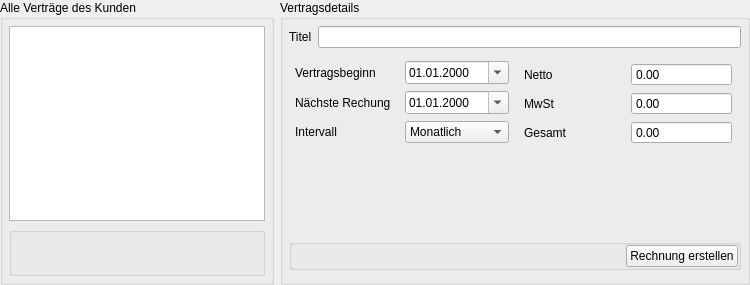
                    <widget class="QWidget" name="widget_53" native="true">
                     <property name="sizePolicy">
                      <sizepolicy hsizetype="Preferred" vsizetype="Preferred">
                       <horstretch>0</horstretch>
                       <verstretch>50</verstretch>
                      </sizepolicy>
                     </property>
                     <layout class="QHBoxLayout" name="horizontalLayout_42">
                      <property name="margin">
                       <number>0</number>
                      </property>
                      <item>
                       <widget class="QGroupBox" name="groupBox_9">
                        <property name="sizePolicy">
                         <sizepolicy hsizetype="Preferred" vsizetype="Preferred">
                          <horstretch>0</horstretch>
                          <verstretch>0</verstretch>
                         </sizepolicy>
                        </property>
                        <property name="title">
                         <string>Alle Verträge des Kunden</string>
                        </property>
                        <layout class="QVBoxLayout" name="verticalLayout_37">
                         <property name="margin">
                          <number>6</number>
                         </property>
                         <item>
                          <widget class="MultiViewTable" name="contractTable">
                           <property name="sizePolicy">
                            <sizepolicy hsizetype="Expanding" vsizetype="Expanding">
                             <horstretch>0</horstretch>
                             <verstretch>30</verstretch>
                            </sizepolicy>
                           </property>
                           <property name="dataView" stdset="0">
                            <bool>true</bool>
                           </property>
                           <property name="dbColumns" stdset="0">
                            <stringlist>
                             <string>value.title:Titel</string>
                             <string>value.interval:Rechnungsintervall</string>
                             <string>&lt;date&gt;value.nextInvoice:Nächste Rechnung</string>
                            </stringlist>
                           </property>
                           <property name="viewIdentifier" stdset="0">
                            <string>ccView</string>
                           </property>
                           <property name="doubleClickAction" stdset="0">
                            <string>DocumentBehavior.In.Edit</string>
                           </property>
                           <property name="context" stdset="0">
                            <string>CONTRACT</string>
                           </property>
                           <property name="keyCodeActions" stdset="0">
                            <stringlist>
                             <string>Key_I:OpenInBrowserBehavior.In.Open</string>
                            </stringlist>
                           </property>
                           <property name="viewArguments" stdset="0">
                            <stringlist/>
                           </property>
                           <property name="view" stdset="0">
                            <string>_design/couchapp/_view/customerContracts</string>
                           </property>
                          </widget>
                         </item>
                         <item>
                          <widget class="QGroupBox" name="groupBox_12">
                           <property name="title">
                            <string/>
                           </property>
                           <layout class="QVBoxLayout" name="verticalLayout_9">
                            <property name="spacing">
                             <number>0</number>
                            </property>
                            <property name="margin">
                             <number>0</number>
                            </property>
                            <item>
                             <widget class="QWidget" name="widget_58" native="true">
                              <layout class="QHBoxLayout" name="horizontalLayout_48">
                               <property name="spacing">
                                <number>0</number>
                               </property>
                               <property name="margin">
                                <number>0</number>
                               </property>
                               <item>
                                <widget class="ActionButton" name="contractButtonRefresh">
                                 <property name="minimumSize">
                                  <size>
                                   <width>40</width>
                                   <height>40</height>
                                  </size>
                                 </property>
                                 <property name="icon">
                                  <iconset resource="../../frontends/qt/resource.qrc">
                                   <normaloff>:/icons/images/refresh.png</normaloff>:/icons/images/refresh.png</iconset>
                                 </property>
                                 <property name="iconSize">
                                  <size>
                                   <width>32</width>
                                   <height>32</height>
                                  </size>
                                 </property>
                                 <property name="flat">
                                  <bool>true</bool>
                                 </property>
                                 <property name="context" stdset="0">
                                  <string>CONTRACT</string>
                                 </property>
                                 <property name="action" stdset="0">
                                  <string>MultiViewHandler.In.Refresh</string>
                                 </property>
                                 <property name="payload" stdset="0">
                                  <string>None</string>
                                 </property>
                                </widget>
                               </item>
                               <item>
                                <spacer name="horizontalSpacer_16">
                                 <property name="orientation">
                                  <enum>Qt::Horizontal</enum>
                                 </property>
                                 <property name="sizeHint" stdset="0">
                                  <size>
                                   <width>40</width>
                                   <height>20</height>
                                  </size>
                                 </property>
                                </spacer>
                               </item>
                               <item>
                                <widget class="ActionButton" name="contractButtonAdd">
                                 <property name="maximumSize">
                                  <size>
                                   <width>40</width>
                                   <height>40</height>
                                  </size>
                                 </property>
                                 <property name="text">
                                  <string/>
                                 </property>
                                 <property name="icon">
                                  <iconset resource="../../frontends/qt/resource.qrc">
                                   <normaloff>:/icons/images/add.png</normaloff>:/icons/images/add.png</iconset>
                                 </property>
                                 <property name="iconSize">
                                  <size>
                                   <width>32</width>
                                   <height>32</height>
                                  </size>
                                 </property>
                                 <property name="flat">
                                  <bool>true</bool>
                                 </property>
                                 <property name="context" stdset="0">
                                  <string>CUSTOMER</string>
                                 </property>
                                 <property name="action" stdset="0">
                                  <string>RelationBehavior.In.Add</string>
                                 </property>
                                 <property name="payload" stdset="0">
                                  <string>CONTRACT;customerID;{&quot;type&quot;:&quot;INVOICE&quot;,&quot;status&quot;:&quot;CONTRACT&quot;,&quot;invoiceNumber&quot;:&quot;-&quot;}</string>
                                 </property>
                                </widget>
                               </item>
                               <item>
                                <widget class="ActionButton" name="contractButtonDelete">
                                 <property name="maximumSize">
                                  <size>
                                   <width>40</width>
                                   <height>40</height>
                                  </size>
                                 </property>
                                 <property name="text">
                                  <string/>
                                 </property>
                                 <property name="icon">
                                  <iconset resource="../../frontends/qt/resource.qrc">
                                   <normaloff>:/icons/images/delete.png</normaloff>:/icons/images/delete.png</iconset>
                                 </property>
                                 <property name="iconSize">
                                  <size>
                                   <width>32</width>
                                   <height>32</height>
                                  </size>
                                 </property>
                                 <property name="flat">
                                  <bool>true</bool>
                                 </property>
                                 <property name="context" stdset="0">
                                  <string>CONTRACT</string>
                                 </property>
                                 <property name="enablePayloads" stdset="0">
                                  <stringlist>
                                   <string>View</string>
                                   <string>Edit</string>
                                   <string>Dirty</string>
                                  </stringlist>
                                 </property>
                                 <property name="action" stdset="0">
                                  <string>DocumentBehavior.In.Remove</string>
                                 </property>
                                </widget>
                               </item>
                              </layout>
                             </widget>
                            </item>
                           </layout>
                          </widget>
                         </item>
                        </layout>
                       </widget>
                      </item>
                      <item>
                       <widget class="QGroupBox" name="groupBox_11">
                        <property name="sizePolicy">
                         <sizepolicy hsizetype="Preferred" vsizetype="Preferred">
                          <horstretch>0</horstretch>
                          <verstretch>0</verstretch>
                         </sizepolicy>
                        </property>
                        <property name="minimumSize">
                         <size>
                          <width>470</width>
                          <height>0</height>
                         </size>
                        </property>
                        <property name="maximumSize">
                         <size>
                          <width>470</width>
                          <height>16777215</height>
                         </size>
                        </property>
                        <property name="title">
                         <string>Vertragsdetails</string>
                        </property>
                        <layout class="QVBoxLayout" name="verticalLayout_19">
                         <property name="margin">
                          <number>6</number>
                         </property>
                         <item>
                          <widget class="QWidget" name="widget_25" native="true">
                           <layout class="QHBoxLayout" name="horizontalLayout_13">
                            <property name="margin">
                             <number>0</number>
                            </property>
                            <item>
                             <widget class="QLabel" name="label_42">
                              <property name="text">
                               <string>Titel</string>
                              </property>
                             </widget>
                            </item>
                            <item>
                             <widget class="LineEdit" name="contractFieldTitle">
                              <property name="selectOnEdit" stdset="0">
                               <bool>true</bool>
                              </property>
                              <property name="path" stdset="0">
                               <string>title</string>
                              </property>
                              <property name="context" stdset="0">
                               <string>CONTRACT</string>
                              </property>
                             </widget>
                            </item>
                           </layout>
                          </widget>
                         </item>
                         <item>
                          <widget class="QWidget" name="widget_23" native="true">
                           <layout class="QHBoxLayout" name="horizontalLayout_10">
                            <property name="spacing">
                             <number>0</number>
                            </property>
                            <property name="margin">
                             <number>0</number>
                            </property>
                            <item>
                             <widget class="QWidget" name="widget_8" native="true">
                              <layout class="QGridLayout" name="gridLayout_2">
                               <property name="margin">
                                <number>6</number>
                               </property>
                               <item row="0" column="0">
                                <widget class="QLabel" name="label_3">
                                 <property name="text">
                                  <string>Vertragsbeginn</string>
                                 </property>
                                </widget>
                               </item>
                               <item row="0" column="1">
                                <widget class="DateEdit" name="contractDateContractStart">
                                 <property name="displayFormat">
                                  <string>dd.MM.yyyy</string>
                                 </property>
                                 <property name="calendarPopup">
                                  <bool>true</bool>
                                 </property>
                                 <property name="context" stdset="0">
                                  <string>CONTRACT</string>
                                 </property>
                                 <property name="path" stdset="0">
                                  <string>contract.startDate</string>
                                 </property>
                                </widget>
                               </item>
                               <item row="1" column="0">
                                <widget class="QLabel" name="label_10">
                                 <property name="text">
                                  <string>Nächste Rechung</string>
                                 </property>
                                </widget>
                               </item>
                               <item row="1" column="1">
                                <widget class="DateEdit" name="contractDateNextInvoice">
                                 <property name="displayFormat">
                                  <string>dd.MM.yyyy</string>
                                 </property>
                                 <property name="calendarPopup">
                                  <bool>true</bool>
                                 </property>
                                 <property name="context" stdset="0">
                                  <string>CONTRACT</string>
                                 </property>
                                 <property name="path" stdset="0">
                                  <string>contract.nextInvoice</string>
                                 </property>
                                </widget>
                               </item>
                               <item row="2" column="0">
                                <widget class="QLabel" name="label_27">
                                 <property name="text">
                                  <string>Intervall</string>
                                 </property>
                                </widget>
                               </item>
                               <item row="2" column="1">
                                <widget class="ComboBox" name="contractComboInterval">
                                 <property name="source" stdset="0">
                                  <string>intervals</string>
                                 </property>
                                 <property name="context" stdset="0">
                                  <string>CONTRACT</string>
                                 </property>
                                 <property name="path" stdset="0">
                                  <string>interval</string>
                                 </property>
                                 <item>
                                  <property name="text">
                                   <string>Monatlich</string>
                                  </property>
                                 </item>
                                </widget>
                               </item>
                              </layout>
                             </widget>
                            </item>
                            <item>
                             <widget class="QWidget" name="widget_24" native="true">
                              <layout class="QGridLayout" name="gridLayout">
                               <item row="0" column="0">
                                <widget class="QLabel" name="label_40">
                                 <property name="text">
                                  <string>Netto</string>
                                 </property>
                                </widget>
                               </item>
                               <item row="0" column="1">
                                <widget class="DoubleSpinBox" name="contractSpinnerNetto">
                                 <property name="readOnly">
                                  <bool>true</bool>
                                 </property>
                                 <property name="buttonSymbols">
                                  <enum>QAbstractSpinBox::NoButtons</enum>
                                 </property>
                                 <property name="maximum">
                                  <double>99999999.000000000000000</double>
                                 </property>
                                 <property name="context" stdset="0">
                                  <string>CONTRACT</string>
                                 </property>
                                 <property name="path" stdset="0">
                                  <string>netto</string>
                                 </property>
                                </widget>
                               </item>
                               <item row="1" column="0">
                                <widget class="QLabel" name="label_36">
                                 <property name="text">
                                  <string>MwSt</string>
                                 </property>
                                </widget>
                               </item>
                               <item row="1" column="1">
                                <widget class="DoubleSpinBox" name="contractSpinnerVAT">
                                 <property name="readOnly">
                                  <bool>true</bool>
                                 </property>
                                 <property name="buttonSymbols">
                                  <enum>QAbstractSpinBox::NoButtons</enum>
                                 </property>
                                 <property name="maximum">
                                  <double>99999999.000000000000000</double>
                                 </property>
                                 <property name="context" stdset="0">
                                  <string>CONTRACT</string>
                                 </property>
                                 <property name="path" stdset="0">
                                  <string>vat</string>
                                 </property>
                                </widget>
                               </item>
                               <item row="2" column="0">
                                <widget class="QLabel" name="label_38">
                                 <property name="text">
                                  <string>Gesamt</string>
                                 </property>
                                </widget>
                               </item>
                               <item row="2" column="1">
                                <widget class="DoubleSpinBox" name="contractSpinnerBrutto">
                                 <property name="readOnly">
                                  <bool>true</bool>
                                 </property>
                                 <property name="buttonSymbols">
                                  <enum>QAbstractSpinBox::NoButtons</enum>
                                 </property>
                                 <property name="maximum">
                                  <double>99999999.000000000000000</double>
                                 </property>
                                 <property name="context" stdset="0">
                                  <string>CONTRACT</string>
                                 </property>
                                 <property name="path" stdset="0">
                                  <string>brutto</string>
                                 </property>
                                </widget>
                               </item>
                              </layout>
                             </widget>
                            </item>
                           </layout>
                          </widget>
                         </item>
                         <item>
                          <spacer name="verticalSpacer_13">
                           <property name="orientation">
                            <enum>Qt::Vertical</enum>
                           </property>
                           <property name="sizeHint" stdset="0">
                            <size>
                             <width>20</width>
                             <height>40</height>
                            </size>
                           </property>
                          </spacer>
                         </item>
                         <item>
                          <spacer name="verticalSpacer_7">
                           <property name="orientation">
                            <enum>Qt::Vertical</enum>
                           </property>
                           <property name="sizeHint" stdset="0">
                            <size>
                             <width>20</width>
                             <height>40</height>
                            </size>
                           </property>
                          </spacer>
                         </item>
                         <item>
                          <widget class="QGroupBox" name="groupBox_30">
                           <property name="title">
                            <string/>
                           </property>
                           <layout class="QHBoxLayout" name="horizontalLayout_50">
                            <property name="spacing">
                             <number>0</number>
                            </property>
                            <property name="margin">
                             <number>0</number>
                            </property>
                            <item>
                             <spacer name="horizontalSpacer_17">
                              <property name="orientation">
                               <enum>Qt::Horizontal</enum>
                              </property>
                              <property name="sizeHint" stdset="0">
                               <size>
                                <width>40</width>
                                <height>0</height>
                               </size>
                              </property>
                             </spacer>
                            </item>
                            <item>
                             <widget class="ActionButton" name="contractButtonEdit">
                              <property name="maximumSize">
                               <size>
                                <width>40</width>
                                <height>40</height>
                               </size>
                              </property>
                              <property name="text">
                               <string/>
                              </property>
                              <property name="icon">
                               <iconset resource="../../frontends/qt/resource.qrc">
                                <normaloff>:/icons/images/edit.png</normaloff>:/icons/images/edit.png</iconset>
                              </property>
                              <property name="iconSize">
                               <size>
                                <width>32</width>
                                <height>32</height>
                               </size>
                              </property>
                              <property name="flat">
                               <bool>true</bool>
                              </property>
                              <property name="context" stdset="0">
                               <string>CONTRACT</string>
                              </property>
                              <property name="enablePayloads" stdset="0">
                               <stringlist>
                                <string>View</string>
                               </stringlist>
                              </property>
                              <property name="action" stdset="0">
                               <string>DocumentBehavior.In.Edit</string>
                              </property>
                             </widget>
                            </item>
                            <item>
                             <widget class="ActionButton" name="contractButtonSave">
                              <property name="maximumSize">
                               <size>
                                <width>40</width>
                                <height>40</height>
                               </size>
                              </property>
                              <property name="text">
                               <string/>
                              </property>
                              <property name="icon">
                               <iconset resource="../../frontends/qt/resource.qrc">
                                <normaloff>:/icons/images/save.png</normaloff>:/icons/images/save.png</iconset>
                              </property>
                              <property name="iconSize">
                               <size>
                                <width>32</width>
                                <height>32</height>
                               </size>
                              </property>
                              <property name="flat">
                               <bool>true</bool>
                              </property>
                              <property name="context" stdset="0">
                               <string>CONTRACT</string>
                              </property>
                              <property name="enablePayloads" stdset="0">
                               <stringlist>
                                <string>Dirty</string>
                                <string>New</string>
                               </stringlist>
                              </property>
                              <property name="action" stdset="0">
                               <string>DocumentBehavior.In.Save</string>
                              </property>
                             </widget>
                            </item>
                            <item>
                             <widget class="ActionButton" name="contractButtonRollback">
                              <property name="maximumSize">
                               <size>
                                <width>40</width>
                                <height>40</height>
                               </size>
                              </property>
                              <property name="text">
                               <string/>
                              </property>
                              <property name="icon">
                               <iconset resource="../../frontends/qt/resource.qrc">
                                <normaloff>:/icons/images/cancel.png</normaloff>:/icons/images/cancel.png</iconset>
                              </property>
                              <property name="iconSize">
                               <size>
                                <width>32</width>
                                <height>32</height>
                               </size>
                              </property>
                              <property name="flat">
                               <bool>true</bool>
                              </property>
                              <property name="context" stdset="0">
                               <string>CONTRACT</string>
                              </property>
                              <property name="enablePayloads" stdset="0">
                               <stringlist>
                                <string>Dirty</string>
                                <string>New</string>
                                <string>Edit</string>
                               </stringlist>
                              </property>
                              <property name="action" stdset="0">
                               <string>DocumentBehavior.In.Rollback</string>
                              </property>
                             </widget>
                            </item>
                            <item>
                             <widget class="ActionButton" name="contractButtonCreateInvoice">
                              <property name="text">
                               <string>Rechnung erstellen</string>
                              </property>
                              <property name="context" stdset="0">
                               <string>CONTRACT</string>
                              </property>
                              <property name="enablePayloads" stdset="0">
                               <stringlist>
                                <string>View</string>
                               </stringlist>
                              </property>
                              <property name="tab" stdset="0">
                               <string>CUSTOMER:customer.0</string>
                              </property>
                              <property name="action" stdset="0">
                               <string>ChangeDocumentHandler.In.Clone</string>
                              </property>
                              <property name="payload" stdset="0">
                               <string>{&quot;status&quot;:&quot;OPEN&quot;}</string>
                              </property>
                             </widget>
                            </item>
                           </layout>
                          </widget>
                         </item>
                         <item>
                          <widget class="QWidget" name="widget_10" native="true">
                           <layout class="QVBoxLayout" name="verticalLayout_8">
                            <property name="margin">
                             <number>0</number>
                            </property>
                            <item>
                             <widget class="QWidget" name="widget_14" native="true">
                              <layout class="QHBoxLayout" name="horizontalLayout_16">
                               <property name="margin">
                                <number>0</number>
                               </property>
                              </layout>
                             </widget>
                            </item>
                           </layout>
                          </widget>
                         </item>
                        </layout>
                       </widget>
                      </item>
                     </layout>
                    </widget>
